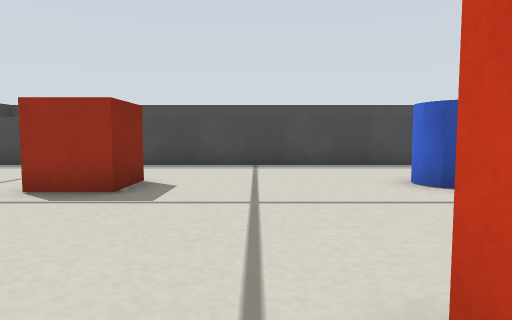
view 1 (above)

16 first-person views from a walk through a world built for the Gazebo simulator. The camera is 0.18 m above the floor, tilts 4° down and sees 75° across. The floor is counted in squares, 0.2 m on a side. Each view is taken from the middle of a square. On the plan, view 1 faces up. The plan holds only what a view shows up to about 12 squares ahead; the rest is blank.

view 2
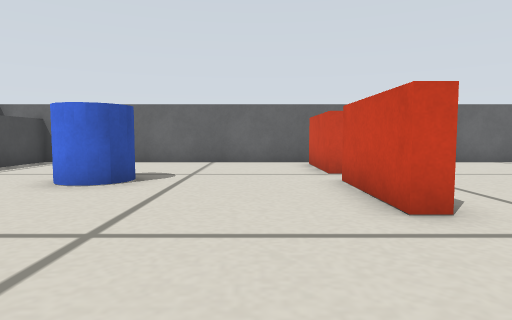

view 3
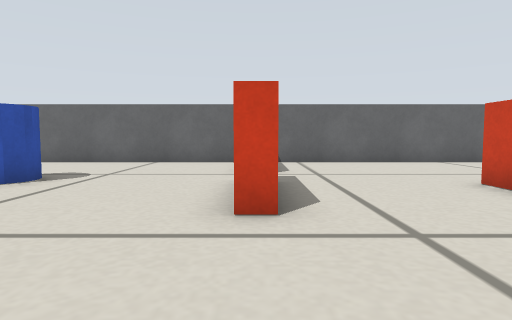

view 4
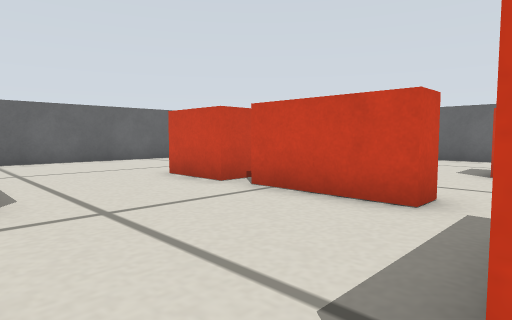

view 5
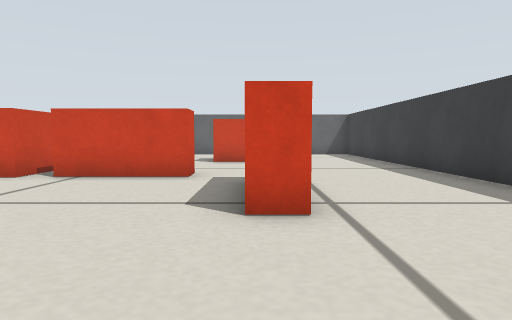

view 6
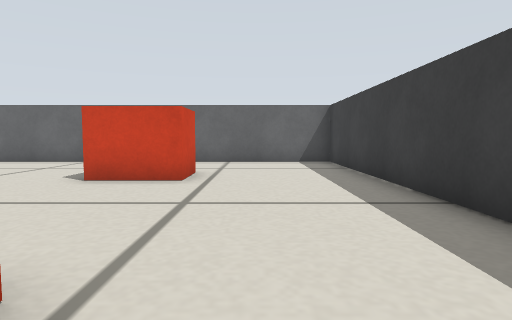

view 7
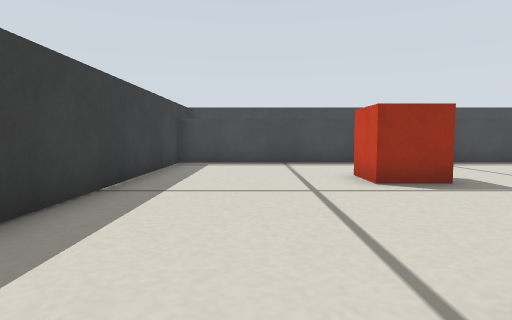

view 8
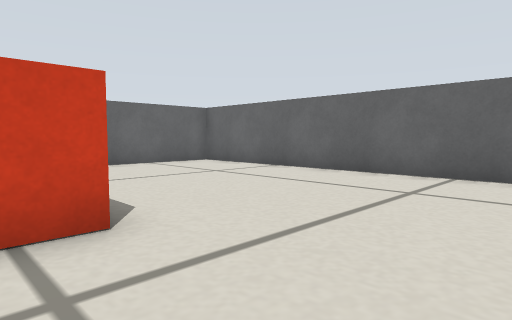

view 9
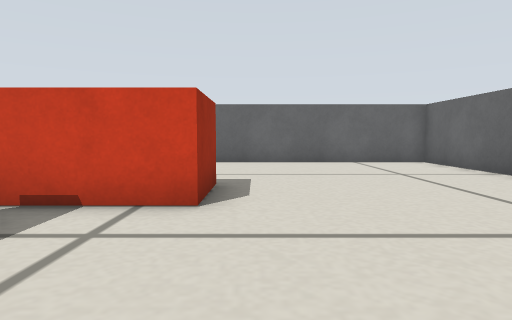

view 10
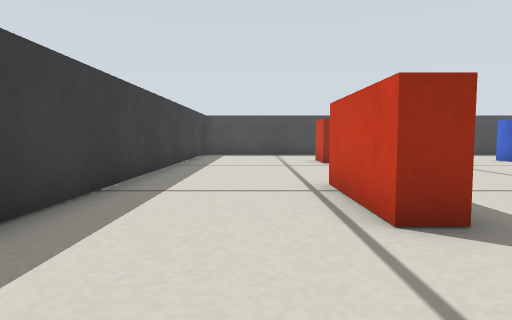

view 11
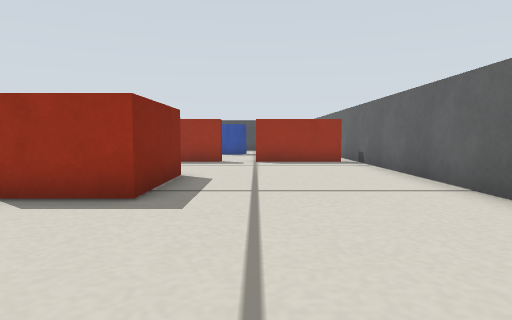

view 12
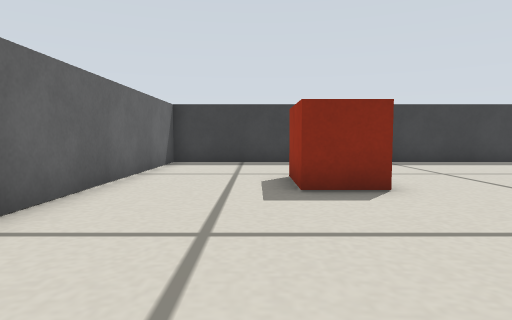

view 13
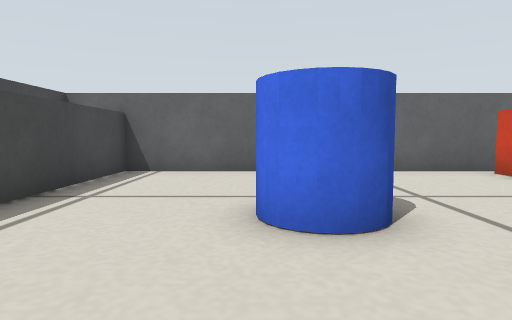

view 14
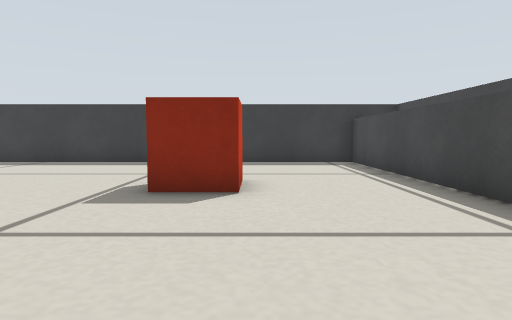

view 15
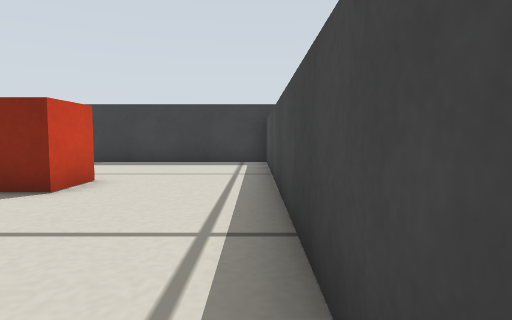

view 16
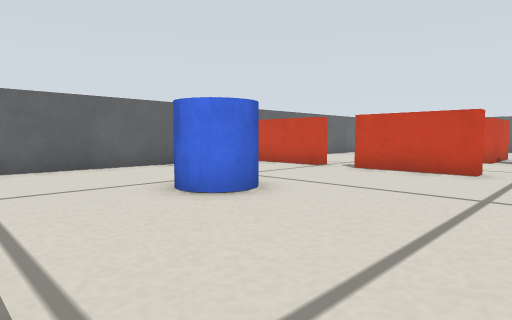

### Floor plan
Key: @ floor where view 1 was taken; # wall or solid block; x gap in a wall; . floor; B red box; C blue cylinder.
Columns run from 9 left of view 1 to 9 right of it. Each row starts with its distance up from view 1.
 11 ###################
 10 #.................#
  9 #.................#
  8 #.................#
  7 #.....B......C....#
  6 #....B B....CC....#
  5 #.....B...........#
  4 #.................#
  3 #.................#
  2 #.................#
  1 #.........###xx####
  0 #....#...@........#
 -1 #....#............#
 -2 #....#............#
 -3 #..........BB.....#
 -4 #......###B B.....#
 -5 #.........B B.....#
 -6 #.........BBB.....#
 -7 #.................#
 -8 #....BB...........#
 -9 #....BB...........#
-10 #.................#
-11 #.................#
-12 #.................#
-13 ###################

Where each view was taken, in squares from view 1:
view 1: 0 up, 0 right, facing up
view 2: 3 up, 3 left, facing right
view 3: 1 up, 3 left, facing right
view 4: 1 up, 4 left, facing down-right
view 5: 4 up, 4 left, facing down
view 6: 1 down, 6 left, facing down
view 7: 1 down, 6 left, facing up
view 8: 5 down, 2 left, facing down-right
view 9: 7 down, 3 left, facing right
view 10: 6 down, 6 left, facing up
view 11: 11 down, 5 right, facing up
view 12: 10 down, 3 right, facing left
view 13: 7 up, 0 right, facing right
view 14: 7 up, 3 right, facing left
view 15: 10 up, 3 right, facing left
view 16: 10 up, 1 left, facing down-right
